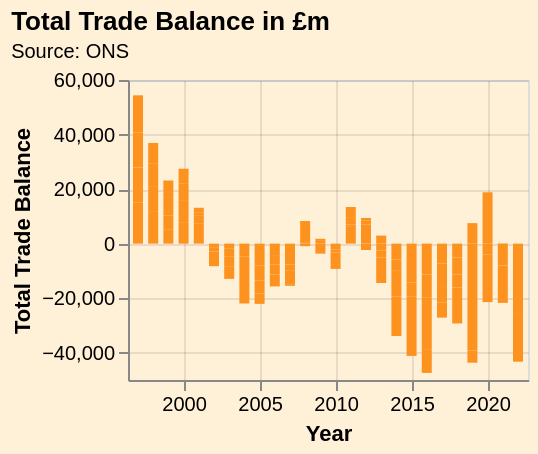

Express this chart as Vega-Lite.
### Vega-Lite specification from a JSON file in a GitHub repository (floating-point values rounded to 4 significant figures)
{"$schema": "https://vega.github.io/schema/vega-lite/v5.json", "title": {"text": "Total Trade Balance in £m ", "anchor": "start", "subtitle": "Source: ONS", "subtitleFontSize": 10}, "config": {"background": "#fff0d8"}, "height": 150, "width": 200, "data": {"values": [{"date": "1997 Q1", "label": "1997 Q1", "month": "", "quarter": "Q1", "sourceDataset": "MRET", "updateDate": "2022-10-11T23:00:00.000Z", "value": "15017", "year": "1997"}, {"date": "1997 Q2", "label": "1997 Q2", "month": "", "quarter": "Q2", "sourceDataset": "MRET", "updateDate": "2022-10-11T23:00:00.000Z", "value": "12928", "year": "1997"}, {"date": "1997 Q3", "label": "1997 Q3", "month": "", "quarter": "Q3", "sourceDataset": "MRET", "updateDate": "2022-10-11T23:00:00.000Z", "value": "12767", "year": "1997"}, {"date": "1997 Q4", "label": "1997 Q4", "month": "", "quarter": "Q4", "sourceDataset": "MRET", "updateDate": "2022-10-11T23:00:00.000Z", "value": "13667", "year": "1997"}, {"date": "1998 Q1", "label": "1998 Q1", "month": "", "quarter": "Q1", "sourceDataset": "MRET", "updateDate": "2022-10-11T23:00:00.000Z", "value": "11642", "year": "1998"}, {"date": "1998 Q2", "label": "1998 Q2", "month": "", "quarter": "Q2", "sourceDataset": "MRET", "updateDate": "2022-10-11T23:00:00.000Z", "value": "9461", "year": "1998"}, {"date": "1998 Q3", "label": "1998 Q3", "month": "", "quarter": "Q3", "sourceDataset": "MRET", "updateDate": "2022-10-11T23:00:00.000Z", "value": "8177", "year": "1998"}, {"date": "1998 Q4", "label": "1998 Q4", "month": "", "quarter": "Q4", "sourceDataset": "MRET", "updateDate": "2022-10-11T23:00:00.000Z", "value": "7639", "year": "1998"}, {"date": "1999 Q1", "label": "1999 Q1", "month": "", "quarter": "Q1", "sourceDataset": "MRET", "updateDate": "2022-10-11T23:00:00.000Z", "value": "5057", "year": "1999"}, {"date": "1999 Q2", "label": "1999 Q2", "month": "", "quarter": "Q2", "sourceDataset": "MRET", "updateDate": "2022-10-11T23:00:00.000Z", "value": "5172", "year": "1999"}, {"date": "1999 Q3", "label": "1999 Q3", "month": "", "quarter": "Q3", "sourceDataset": "MRET", "updateDate": "2022-10-11T23:00:00.000Z", "value": "6531", "year": "1999"}, {"date": "1999 Q4", "label": "1999 Q4", "month": "", "quarter": "Q4", "sourceDataset": "MRET", "updateDate": "2022-10-11T23:00:00.000Z", "value": "6391", "year": "1999"}, {"date": "2000 Q1", "label": "2000 Q1", "month": "", "quarter": "Q1", "sourceDataset": "MRET", "updateDate": "2022-10-11T23:00:00.000Z", "value": "7626", "year": "2000"}, {"date": "2000 Q2", "label": "2000 Q2", "month": "", "quarter": "Q2", "sourceDataset": "MRET", "updateDate": "2022-10-11T23:00:00.000Z", "value": "8042", "year": "2000"}, {"date": "2000 Q3", "label": "2000 Q3", "month": "", "quarter": "Q3", "sourceDataset": "MRET", "updateDate": "2022-10-11T23:00:00.000Z", "value": "6277", "year": "2000"}, {"date": "2000 Q4", "label": "2000 Q4", "month": "", "quarter": "Q4", "sourceDataset": "MRET", "updateDate": "2022-10-11T23:00:00.000Z", "value": "5527", "year": "2000"}, {"date": "2001 Q1", "label": "2001 Q1", "month": "", "quarter": "Q1", "sourceDataset": "MRET", "updateDate": "2022-10-11T23:00:00.000Z", "value": "7475", "year": "2001"}, {"date": "2001 Q2", "label": "2001 Q2", "month": "", "quarter": "Q2", "sourceDataset": "MRET", "updateDate": "2022-10-11T23:00:00.000Z", "value": "2722", "year": "2001"}, {"date": "2001 Q3", "label": "2001 Q3", "month": "", "quarter": "Q3", "sourceDataset": "MRET", "updateDate": "2022-10-11T23:00:00.000Z", "value": "1112", "year": "2001"}, {"date": "2001 Q4", "label": "2001 Q4", "month": "", "quarter": "Q4", "sourceDataset": "MRET", "updateDate": "2022-10-11T23:00:00.000Z", "value": "1841", "year": "2001"}, {"date": "2002 Q1", "label": "2002 Q1", "month": "", "quarter": "Q1", "sourceDataset": "MRET", "updateDate": "2022-10-11T23:00:00.000Z", "value": "-76", "year": "2002"}, {"date": "2002 Q2", "label": "2002 Q2", "month": "", "quarter": "Q2", "sourceDataset": "MRET", "updateDate": "2022-10-11T23:00:00.000Z", "value": "-1472", "year": "2002"}, {"date": "2002 Q3", "label": "2002 Q3", "month": "", "quarter": "Q3", "sourceDataset": "MRET", "updateDate": "2022-10-11T23:00:00.000Z", "value": "-1405", "year": "2002"}, {"date": "2002 Q4", "label": "2002 Q4", "month": "", "quarter": "Q4", "sourceDataset": "MRET", "updateDate": "2022-10-11T23:00:00.000Z", "value": "-5315", "year": "2002"}, {"date": "2003 Q1", "label": "2003 Q1", "month": "", "quarter": "Q1", "sourceDataset": "MRET", "updateDate": "2022-10-11T23:00:00.000Z", "value": "-1693", "year": "2003"}, {"date": "2003 Q2", "label": "2003 Q2", "month": "", "quarter": "Q2", "sourceDataset": "MRET", "updateDate": "2022-10-11T23:00:00.000Z", "value": "-3129", "year": "2003"}, {"date": "2003 Q3", "label": "2003 Q3", "month": "", "quarter": "Q3", "sourceDataset": "MRET", "updateDate": "2022-10-11T23:00:00.000Z", "value": "-3683", "year": "2003"}, {"date": "2003 Q4", "label": "2003 Q4", "month": "", "quarter": "Q4", "sourceDataset": "MRET", "updateDate": "2022-10-11T23:00:00.000Z", "value": "-4424", "year": "2003"}, {"date": "2004 Q1", "label": "2004 Q1", "month": "", "quarter": "Q1", "sourceDataset": "MRET", "updateDate": "2022-10-11T23:00:00.000Z", "value": "-4784", "year": "2004"}, {"date": "2004 Q2", "label": "2004 Q2", "month": "", "quarter": "Q2", "sourceDataset": "MRET", "updateDate": "2022-10-11T23:00:00.000Z", "value": "-5250", "year": "2004"}, {"date": "2004 Q3", "label": "2004 Q3", "month": "", "quarter": "Q3", "sourceDataset": "MRET", "updateDate": "2022-10-11T23:00:00.000Z", "value": "-6600", "year": "2004"}, {"date": "2004 Q4", "label": "2004 Q4", "month": "", "quarter": "Q4", "sourceDataset": "MRET", "updateDate": "2022-10-11T23:00:00.000Z", "value": "-5313", "year": "2004"}, {"date": "2005 Q1", "label": "2005 Q1", "month": "", "quarter": "Q1", "sourceDataset": "MRET", "updateDate": "2022-10-11T23:00:00.000Z", "value": "-8086", "year": "2005"}, {"date": "2005 Q2", "label": "2005 Q2", "month": "", "quarter": "Q2", "sourceDataset": "MRET", "updateDate": "2022-10-11T23:00:00.000Z", "value": "-5449", "year": "2005"}, {"date": "2005 Q3", "label": "2005 Q3", "month": "", "quarter": "Q3", "sourceDataset": "MRET", "updateDate": "2022-10-11T23:00:00.000Z", "value": "-4697", "year": "2005"}, {"date": "2005 Q4", "label": "2005 Q4", "month": "", "quarter": "Q4", "sourceDataset": "MRET", "updateDate": "2022-10-11T23:00:00.000Z", "value": "-3848", "year": "2005"}, {"date": "2006 Q1", "label": "2006 Q1", "month": "", "quarter": "Q1", "sourceDataset": "MRET", "updateDate": "2022-10-11T23:00:00.000Z", "value": "-4195", "year": "2006"}, {"date": "2006 Q2", "label": "2006 Q2", "month": "", "quarter": "Q2", "sourceDataset": "MRET", "updateDate": "2022-10-11T23:00:00.000Z", "value": "-3421", "year": "2006"}, {"date": "2006 Q3", "label": "2006 Q3", "month": "", "quarter": "Q3", "sourceDataset": "MRET", "updateDate": "2022-10-11T23:00:00.000Z", "value": "-3661", "year": "2006"}, {"date": "2006 Q4", "label": "2006 Q4", "month": "", "quarter": "Q4", "sourceDataset": "MRET", "updateDate": "2022-10-11T23:00:00.000Z", "value": "-4405", "year": "2006"}, {"date": "2007 Q1", "label": "2007 Q1", "month": "", "quarter": "Q1", "sourceDataset": "MRET", "updateDate": "2022-10-11T23:00:00.000Z", "value": "-7606", "year": "2007"}, {"date": "2007 Q2", "label": "2007 Q2", "month": "", "quarter": "Q2", "sourceDataset": "MRET", "updateDate": "2022-10-11T23:00:00.000Z", "value": "-2109", "year": "2007"}, {"date": "2007 Q3", "label": "2007 Q3", "month": "", "quarter": "Q3", "sourceDataset": "MRET", "updateDate": "2022-10-11T23:00:00.000Z", "value": "-5131", "year": "2007"}, {"date": "2007 Q4", "label": "2007 Q4", "month": "", "quarter": "Q4", "sourceDataset": "MRET", "updateDate": "2022-10-11T23:00:00.000Z", "value": "-626", "year": "2007"}, {"date": "2008 Q1", "label": "2008 Q1", "month": "", "quarter": "Q1", "sourceDataset": "MRET", "updateDate": "2022-10-11T23:00:00.000Z", "value": "-919", "year": "2008"}, {"date": "2008 Q2", "label": "2008 Q2", "month": "", "quarter": "Q2", "sourceDataset": "MRET", "updateDate": "2022-10-11T23:00:00.000Z", "value": "544", "year": "2008"}, {"date": "2008 Q3", "label": "2008 Q3", "month": "", "quarter": "Q3", "sourceDataset": "MRET", "updateDate": "2022-10-11T23:00:00.000Z", "value": "2983", "year": "2008"}, {"date": "2008 Q4", "label": "2008 Q4", "month": "", "quarter": "Q4", "sourceDataset": "MRET", "updateDate": "2022-10-11T23:00:00.000Z", "value": "4773", "year": "2008"}, {"date": "2009 Q1", "label": "2009 Q1", "month": "", "quarter": "Q1", "sourceDataset": "MRET", "updateDate": "2022-10-11T23:00:00.000Z", "value": "1303", "year": "2009"}, {"date": "2009 Q2", "label": "2009 Q2", "month": "", "quarter": "Q2", "sourceDataset": "MRET", "updateDate": "2022-10-11T23:00:00.000Z", "value": "486", "year": "2009"}, {"date": "2009 Q3", "label": "2009 Q3", "month": "", "quarter": "Q3", "sourceDataset": "MRET", "updateDate": "2022-10-11T23:00:00.000Z", "value": "-3623", "year": "2009"}, {"date": "2009 Q4", "label": "2009 Q4", "month": "", "quarter": "Q4", "sourceDataset": "MRET", "updateDate": "2022-10-11T23:00:00.000Z", "value": "-86", "year": "2009"}, {"date": "2010 Q1", "label": "2010 Q1", "month": "", "quarter": "Q1", "sourceDataset": "MRET", "updateDate": "2022-10-11T23:00:00.000Z", "value": "-2116", "year": "2010"}, {"date": "2010 Q2", "label": "2010 Q2", "month": "", "quarter": "Q2", "sourceDataset": "MRET", "updateDate": "2022-10-11T23:00:00.000Z", "value": "-1171", "year": "2010"}, {"date": "2010 Q3", "label": "2010 Q3", "month": "", "quarter": "Q3", "sourceDataset": "MRET", "updateDate": "2022-10-11T23:00:00.000Z", "value": "-4213", "year": "2010"}, {"date": "2010 Q4", "label": "2010 Q4", "month": "", "quarter": "Q4", "sourceDataset": "MRET", "updateDate": "2022-10-11T23:00:00.000Z", "value": "-1766", "year": "2010"}, {"date": "2011 Q1", "label": "2011 Q1", "month": "", "quarter": "Q1", "sourceDataset": "MRET", "updateDate": "2022-10-11T23:00:00.000Z", "value": "6422", "year": "2011"}, {"date": "2011 Q2", "label": "2011 Q2", "month": "", "quarter": "Q2", "sourceDataset": "MRET", "updateDate": "2022-10-11T23:00:00.000Z", "value": "600", "year": "2011"}, {"date": "2011 Q3", "label": "2011 Q3", "month": "", "quarter": "Q3", "sourceDataset": "MRET", "updateDate": "2022-10-11T23:00:00.000Z", "value": "2716", "year": "2011"}, {"date": "2011 Q4", "label": "2011 Q4", "month": "", "quarter": "Q4", "sourceDataset": "MRET", "updateDate": "2022-10-11T23:00:00.000Z", "value": "3687", "year": "2011"}, {"date": "2012 Q1", "label": "2012 Q1", "month": "", "quarter": "Q1", "sourceDataset": "MRET", "updateDate": "2022-10-11T23:00:00.000Z", "value": "7086", "year": "2012"}, {"date": "2012 Q2", "label": "2012 Q2", "month": "", "quarter": "Q2", "sourceDataset": "MRET", "updateDate": "2022-10-11T23:00:00.000Z", "value": "-2336", "year": "2012"}, {"date": "2012 Q3", "label": "2012 Q3", "month": "", "quarter": "Q3", "sourceDataset": "MRET", "updateDate": "2022-10-11T23:00:00.000Z", "value": "1309", "year": "2012"}, {"date": "2012 Q4", "label": "2012 Q4", "month": "", "quarter": "Q4", "sourceDataset": "MRET", "updateDate": "2022-10-11T23:00:00.000Z", "value": "1013", "year": "2012"}, {"date": "2013 Q1", "label": "2013 Q1", "month": "", "quarter": "Q1", "sourceDataset": "MRET", "updateDate": "2022-10-11T23:00:00.000Z", "value": "2953", "year": "2013"}, {"date": "2013 Q2", "label": "2013 Q2", "month": "", "quarter": "Q2", "sourceDataset": "MRET", "updateDate": "2022-10-11T23:00:00.000Z", "value": "-2442", "year": "2013"}, {"date": "2013 Q3", "label": "2013 Q3", "month": "", "quarter": "Q3", "sourceDataset": "MRET", "updateDate": "2022-10-11T23:00:00.000Z", "value": "-2675", "year": "2013"}, {"date": "2013 Q4", "label": "2013 Q4", "month": "", "quarter": "Q4", "sourceDataset": "MRET", "updateDate": "2022-10-11T23:00:00.000Z", "value": "-9313", "year": "2013"}, {"date": "2014 Q1", "label": "2014 Q1", "month": "", "quarter": "Q1", "sourceDataset": "MRET", "updateDate": "2022-10-11T23:00:00.000Z", "value": "-5876", "year": "2014"}, {"date": "2014 Q2", "label": "2014 Q2", "month": "", "quarter": "Q2", "sourceDataset": "MRET", "updateDate": "2022-10-11T23:00:00.000Z", "value": "-4118", "year": "2014"}, {"date": "2014 Q3", "label": "2014 Q3", "month": "", "quarter": "Q3", "sourceDataset": "MRET", "updateDate": "2022-10-11T23:00:00.000Z", "value": "-9362", "year": "2014"}, {"date": "2014 Q4", "label": "2014 Q4", "month": "", "quarter": "Q4", "sourceDataset": "MRET", "updateDate": "2022-10-11T23:00:00.000Z", "value": "-14518", "year": "2014"}, {"date": "2015 Q1", "label": "2015 Q1", "month": "", "quarter": "Q1", "sourceDataset": "MRET", "updateDate": "2022-10-11T23:00:00.000Z", "value": "-14207", "year": "2015"}, {"date": "2015 Q2", "label": "2015 Q2", "month": "", "quarter": "Q2", "sourceDataset": "MRET", "updateDate": "2022-10-11T23:00:00.000Z", "value": "-5267", "year": "2015"}, {"date": "2015 Q3", "label": "2015 Q3", "month": "", "quarter": "Q3", "sourceDataset": "MRET", "updateDate": "2022-10-11T23:00:00.000Z", "value": "-9985", "year": "2015"}, {"date": "2015 Q4", "label": "2015 Q4", "month": "", "quarter": "Q4", "sourceDataset": "MRET", "updateDate": "2022-10-11T23:00:00.000Z", "value": "-11709", "year": "2015"}, {"date": "2016 Q1", "label": "2016 Q1", "month": "", "quarter": "Q1", "sourceDataset": "MRET", "updateDate": "2022-10-11T23:00:00.000Z", "value": "-11282", "year": "2016"}, {"date": "2016 Q2", "label": "2016 Q2", "month": "", "quarter": "Q2", "sourceDataset": "MRET", "updateDate": "2022-10-11T23:00:00.000Z", "value": "-8576", "year": "2016"}, {"date": "2016 Q3", "label": "2016 Q3", "month": "", "quarter": "Q3", "sourceDataset": "MRET", "updateDate": "2022-10-11T23:00:00.000Z", "value": "-19105", "year": "2016"}, {"date": "2016 Q4", "label": "2016 Q4", "month": "", "quarter": "Q4", "sourceDataset": "MRET", "updateDate": "2022-10-11T23:00:00.000Z", "value": "-8436", "year": "2016"}, {"date": "2017 Q1", "label": "2017 Q1", "month": "", "quarter": "Q1", "sourceDataset": "MRET", "updateDate": "2022-10-11T23:00:00.000Z", "value": "-7242", "year": "2017"}, {"date": "2017 Q2", "label": "2017 Q2", "month": "", "quarter": "Q2", "sourceDataset": "MRET", "updateDate": "2022-10-11T23:00:00.000Z", "value": "-8638", "year": "2017"}, {"date": "2017 Q3", "label": "2017 Q3", "month": "", "quarter": "Q3", "sourceDataset": "MRET", "updateDate": "2022-10-11T23:00:00.000Z", "value": "-5625", "year": "2017"}, {"date": "2017 Q4", "label": "2017 Q4", "month": "", "quarter": "Q4", "sourceDataset": "MRET", "updateDate": "2022-10-11T23:00:00.000Z", "value": "-5619", "year": "2017"}, {"date": "2018 Q1", "label": "2018 Q1", "month": "", "quarter": "Q1", "sourceDataset": "MRET", "updateDate": "2022-10-11T23:00:00.000Z", "value": "-5141", "year": "2018"}, {"date": "2018 Q2", "label": "2018 Q2", "month": "", "quarter": "Q2", "sourceDataset": "MRET", "updateDate": "2022-10-11T23:00:00.000Z", "value": "-6236", "year": "2018"}, {"date": "2018 Q3", "label": "2018 Q3", "month": "", "quarter": "Q3", "sourceDataset": "MRET", "updateDate": "2022-10-11T23:00:00.000Z", "value": "-4735", "year": "2018"}, {"date": "2018 Q4", "label": "2018 Q4", "month": "", "quarter": "Q4", "sourceDataset": "MRET", "updateDate": "2022-10-11T23:00:00.000Z", "value": "-13167", "year": "2018"}, {"date": "2019 Q1", "label": "2019 Q1", "month": "", "quarter": "Q1", "sourceDataset": "MRET", "updateDate": "2022-10-11T23:00:00.000Z", "value": "-26890", "year": "2019"}, {"date": "2019 Q2", "label": "2019 Q2", "month": "", "quarter": "Q2", "sourceDataset": "MRET", "updateDate": "2022-10-11T23:00:00.000Z", "value": "-12356", "year": "2019"}, {"date": "2019 Q3", "label": "2019 Q3", "month": "", "quarter": "Q3", "sourceDataset": "MRET", "updateDate": "2022-10-11T23:00:00.000Z", "value": "-4420", "year": "2019"}, {"date": "2019 Q4", "label": "2019 Q4", "month": "", "quarter": "Q4", "sourceDataset": "MRET", "updateDate": "2022-10-11T23:00:00.000Z", "value": "7518", "year": "2019"}, {"date": "2020 Q1", "label": "2020 Q1", "month": "", "quarter": "Q1", "sourceDataset": "MRET", "updateDate": "2022-10-11T23:00:00.000Z", "value": "-33", "year": "2020"}, {"date": "2020 Q2", "label": "2020 Q2", "month": "", "quarter": "Q2", "sourceDataset": "MRET", "updateDate": "2022-10-11T23:00:00.000Z", "value": "18833", "year": "2020"}, {"date": "2020 Q3", "label": "2020 Q3", "month": "", "quarter": "Q3", "sourceDataset": "MRET", "updateDate": "2022-10-11T23:00:00.000Z", "value": "-3880", "year": "2020"}, {"date": "2020 Q4", "label": "2020 Q4", "month": "", "quarter": "Q4", "sourceDataset": "MRET", "updateDate": "2022-10-11T23:00:00.000Z", "value": "-17523", "year": "2020"}, {"date": "2021 Q1", "label": "2021 Q1", "month": "", "quarter": "Q1", "sourceDataset": "MRET", "updateDate": "2022-10-11T23:00:00.000Z", "value": "-6745", "year": "2021"}, {"date": "2021 Q2", "label": "2021 Q2", "month": "", "quarter": "Q2", "sourceDataset": "MRET", "updateDate": "2022-10-11T23:00:00.000Z", "value": "-1239", "year": "2021"}, {"date": "2021 Q3", "label": "2021 Q3", "month": "", "quarter": "Q3", "sourceDataset": "MRET", "updateDate": "2022-10-11T23:00:00.000Z", "value": "-13742", "year": "2021"}, {"date": "2021 Q4", "label": "2021 Q4", "month": "", "quarter": "Q4", "sourceDataset": "MRET", "updateDate": "2022-10-11T23:00:00.000Z", "value": "96", "year": "2021"}, {"date": "2022 Q1", "label": "2022 Q1", "month": "", "quarter": "Q1", "sourceDataset": "MRET", "updateDate": "2022-10-11T23:00:00.000Z", "value": "-25780", "year": "2022"}, {"date": "2022 Q2", "label": "2022 Q2", "month": "", "quarter": "Q2", "sourceDataset": "MRET", "updateDate": "2022-10-11T23:00:00.000Z", "value": "-17510", "year": "2022"}], "format": {"parse": {"year": "date"}}}, "mark": {"type": "bar", "color": "#fe921f"}, "encoding": {"x": {"field": "year", "type": "temporal", "title": "Year", "axis": {"labelSeparation": 1, "domainColor": "#fffff", "gridColor": "#00000017"}}, "y": {"field": "value", "type": "quantitative", "title": "Total Trade Balance", "axis": {"gridColor": "#00000017"}}}}
